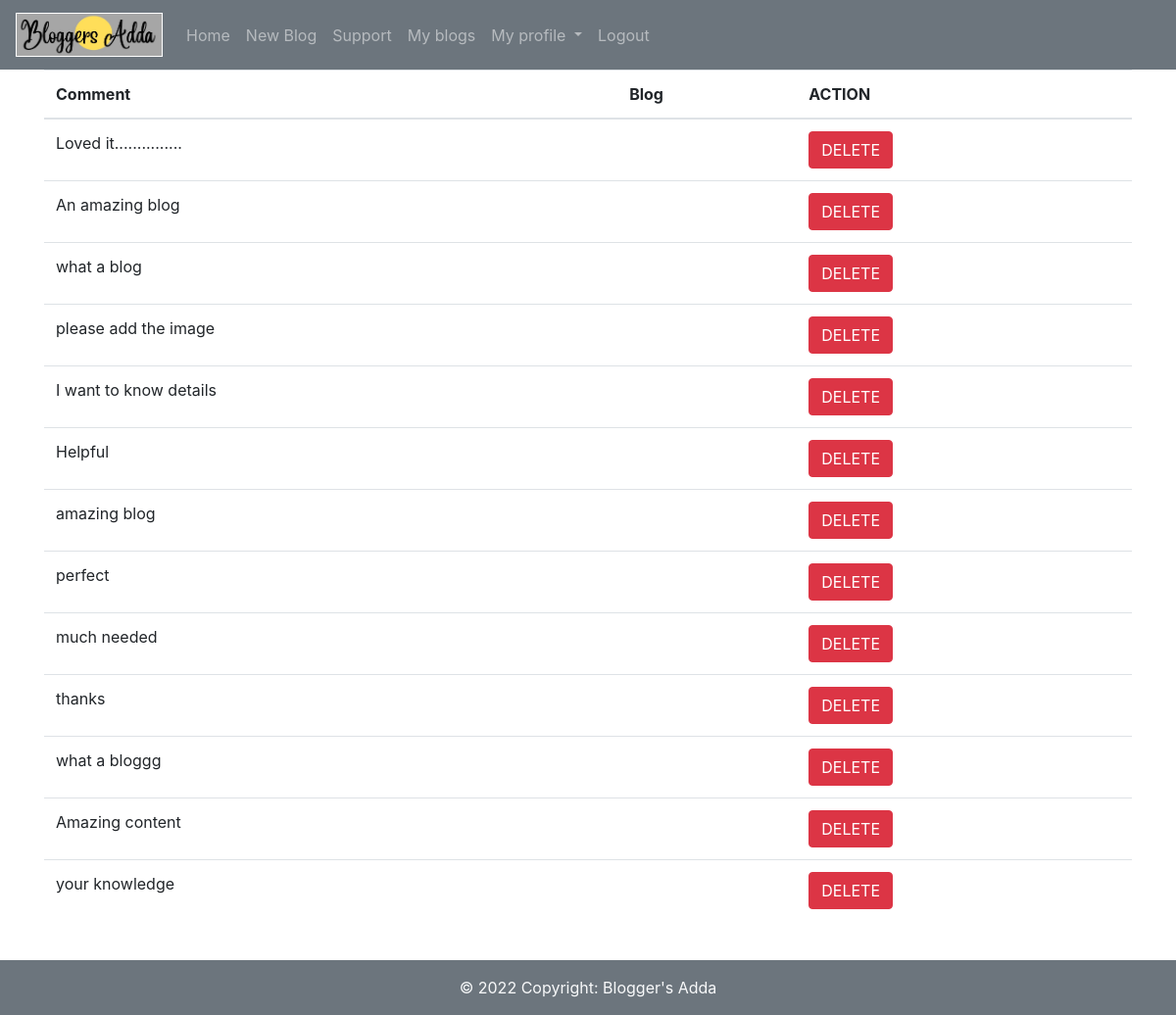
Screenshot of /mycomments/ (signed in) with the database file from the repository.
### myapp/models.py (models this page shows, shortened)
class CommentBlog(models.Model):
    new_comment = models.CharField(max_length=1000)
    blog = models.ForeignKey(Blog,on_delete=models.CASCADE)
    asked_by = models.ForeignKey(User,on_delete=models.CASCADE)
    asked_at = models.DateTimeField(auto_now_add=True)

### myapp/views.py (the view)
# urls.py: path("mycomments/",user_comment,name='mycomments'),
def user_comment(request):
    all_comment=CommentBlog.objects.filter(asked_by=request.user)
    exist=all_comment.exists()
    return render(request,"my_comment.html",{"all_comment":all_comment,"exist":exist})

### myapp/templates/my_comment.html (shortened to what this page needs)
<!DOCTYPE html>
<html lang="en">
<head>
</head>
<body>
    {% extends 'header.html' %}
    {% block my_blogs %}
    {% if exist %}
    <div class="container">
        <div class="row">
            <div class="col lg-12">
                <table class="table table-hover">
                    <thead>
                        <tr>
                            <th scope="col">Comment</th>
                            <th scope="col">Blog</th>
                            <th scope="col">ACTION</th>
                        </tr>
                    </thead>
                    <tbody>
                        {% for i in all_comment %}
                        <tr>
                            <td>{{i.new_comment}}</td>
                            <td><a href="{% url 'blog_detail' i.blog.id %}">{{i.blog}}</a></td>
                            <td>
                                <a class="btn btn-danger" href="{% url 'deletecomments' i.id %}">DELETE</a>
                            </td>
                        </tr>
                        {% endfor %}
                    </tbody>
                </table>
            </div>
        </div>
    </div>
    {% else %}
    <center class="mt-3"><h3>No comments found</h3></center>
    {% endif %}
    {% endblock my_blogs %}

### rows the page displays
CommentBlog: new_comment "Loved it..............."
CommentBlog: new_comment "An amazing blog"
CommentBlog: new_comment "what a blog"
CommentBlog: new_comment "please add the image"
CommentBlog: new_comment "I want to know details"
CommentBlog: new_comment "Helpful"
CommentBlog: new_comment "amazing blog"
CommentBlog: new_comment "perfect"
CommentBlog: new_comment "much needed"
CommentBlog: new_comment "thanks"
CommentBlog: new_comment "what a bloggg"
CommentBlog: new_comment "Amazing content"
CommentBlog: new_comment "your knowledge"
